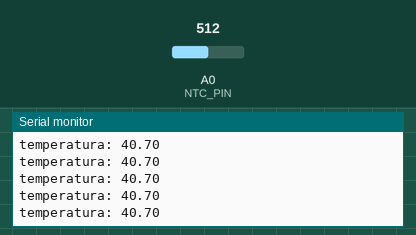
Recording of a sketch running on a simulated Arduino Uno, built with avr-gcc and run on an emulated ATmega328P. Shown: the last lines printed to the serial monitor. Inputs (shaded band) come from the test bench; at power-on: A0 (NTC_PIN) = 512.

Above: at 1.2 s.
1.3 s: A0 (NTC_PIN) set to 716
At 1.31 s:
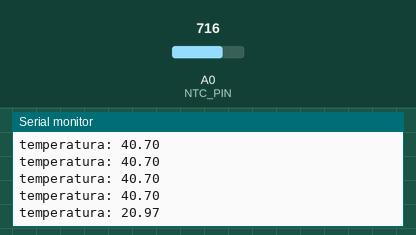
2.8 s: A0 (NTC_PIN) set to 900
At 2.81 s:
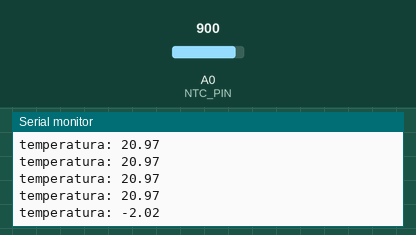
Timing chart, 0 to 5.8 s (numbered marks = the images above; inputs shaded):
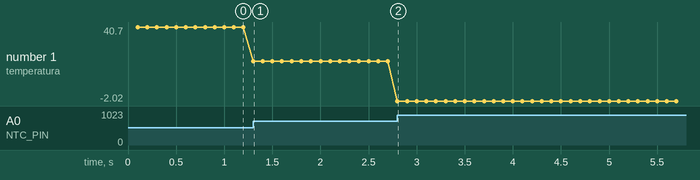

Measured:
- after the input at 1.3 s, the serial monitor: prints a new line at once (image 1)
- after the input at 2.8 s, the serial monitor: prints a new line at once (image 2)
- plotted number 1: 40.7 → 20.97 after the input at 1.3 s, 20.97 → -2.02 after the input at 2.8 s

The sketch:

NTC.ino
```cpp
#define AMOSTRAS 10
#define BETA_COEF 3950
#define NOMINAL_RES 5165
#define NOMINAL_NTC 10000
#define NTC_PIN A0

#define delay_time (100)
unsigned long ref_time = 0;

float read_NTC(uint8_t pin, uint8_t n_samples, float NTC_nominal, float R_serie, float beta);

void setup() {
  Serial.begin(115200);
  while (!Serial) delay(100);
  pinMode(NTC_PIN, INPUT);
  ref_time = millis();
}

void loop() {
  if (millis() - ref_time >= delay_time) {
    ref_time = millis();
    Serial.print("temperatura: ");
    Serial.println(read_NTC(NTC_PIN, AMOSTRAS, NOMINAL_NTC, NOMINAL_RES, BETA_COEF));
  }
}

float read_NTC(uint8_t pin, uint8_t n_samples, float NTC_nominal, float R_serie, float beta){
  float average = 0.0;
  analogRead(pin);
  for (uint8_t i = 0; i < n_samples; i++) {
    average += analogRead(pin);
  }
  average = map(average, 0, 1024, 0, 1023) / n_samples;
  float resistance = R_serie / (1023.0 / average - 1.0);
  float steinhart = resistance / NTC_nominal;
  steinhart = logf(steinhart);         // ln(R/Ro)
  steinhart /= beta;                   // 1/B * ln(R/Ro)
  steinhart += 1.0 / (25.0 + 273.15);  // + (1/To)
  steinhart = 1.0 / steinhart;         // Invert
  steinhart -= 273.15;                 // convert to C
  return steinhart;
}
```
